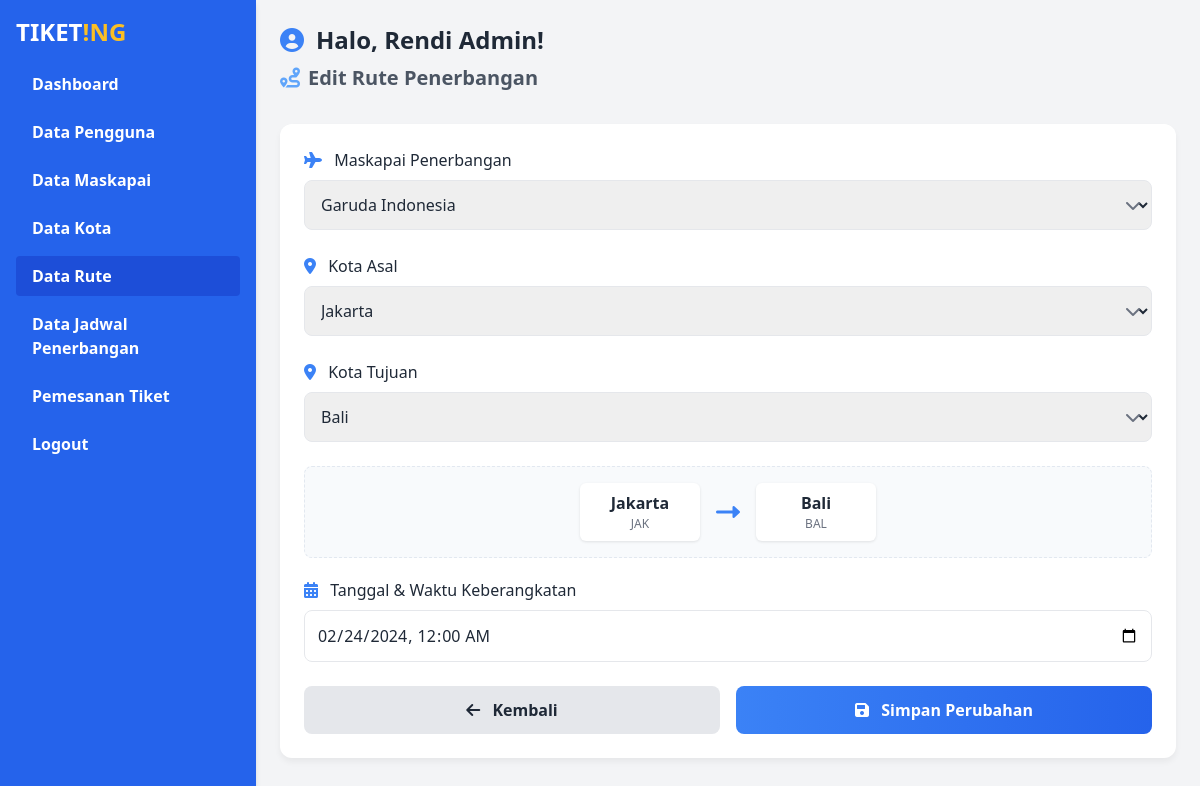
Page /admin/rute/edit.php?id=1 (signed in) on the committed database.
### tables this page shows
CREATE TABLE `rute` (
  `id_rute` int NOT NULL,
  `id_maskapai` int NOT NULL,
  `rute_asal` varchar(100) NOT NULL,
  `rute_tujuan` varchar(100) NOT NULL,
  `tanggal_pergi` date NOT NULL
);

CREATE TABLE `maskapai` (
  `id_maskapai` int NOT NULL,
  `logo_maskapai` text,
  `nama_maskapai` varchar(50) NOT NULL,
  `kapasitas` int NOT NULL
);

### admin/rute/functions.php (called while the page is built, shortened)
<?php
require '../../koneksi.php';
function query($query){
    global $conn;
    $rows = [];
    $result = mysqli_query($conn, $query);
    while($row = mysqli_fetch_assoc($result)){
        $rows[] = $row;
    }
    return $rows;
}

### admin/rute/edit.php (the view, shortened to what this page needs)
<?php
require 'functions.php';
$id = $_GET["id"];
$rute = query("SELECT * FROM rute INNER JOIN maskapai ON maskapai.id_maskapai = rute.id_maskapai WHERE id_rute = '$id'")[0];
?>
<!DOCTYPE html>
<html lang="en">
<head>
    <link href="https://cdn.jsdelivr.net/npm/tailwindcss@2.2.19/dist/tailwind.min.css" rel="stylesheet">
    <link href="https://cdnjs.cloudflare.com/ajax/libs/font-awesome/6.0.0-beta3/css/all.min.css" rel="stylesheet">
</head>
<body class="flex">
    <?php require '../../layouts/sidebar.php'; ?>
    <div class="flex-1 p-6 animate-slide">
        <div class="mb-8">
            <h1 class="text-2xl font-bold text-gray-800 flex items-center">
                <i class="fas fa-user-circle mr-3 text-blue-500"></i>
                Halo, <?= $_SESSION["nama_lengkap"]; ?>!
            </h1>
            <h2 class="text-xl font-semibold text-gray-600 mt-2 flex items-center">
                <i class="fas fa-route mr-2 text-blue-400"></i>
                Edit Rute Penerbangan
            </h2>
        </div>
        <form action="" method="POST" class="form-container p-6 animate-fade">
            <div class="mb-6">
                <label for="id_maskapai" class="form-label block font-medium mb-2">
                    <i class="fas fa-plane mr-2 text-blue-500"></i>
                    Maskapai Penerbangan
                </label>
                <div class="select-container">
                    <select name="id_maskapai" id="id_maskapai"
                        class="form-input w-full p-3 pr-8 rounded-lg focus:outline-none focus:ring-2 focus:ring-blue-500">
                        <option value="<?= $rute["id_maskapai"]; ?>"><?= $rute["nama_maskapai"]; ?></option>
                    </select>
                </div>
            </div>
            <div class="mb-6">
                <label for="rute_asal" class="form-label block font-medium mb-2">
                    <i class="fas fa-map-marker-alt mr-2 text-blue-500"></i>
                    Kota Asal
                </label>
                <div class="select-container">
                    <select name="rute_asal" id="rute_asal"
                        class="form-input w-full p-3 pr-8 rounded-lg focus:outline-none focus:ring-2 focus:ring-blue-500">
                        <option value="<?= $rute["rute_asal"]; ?>"><?= $rute["rute_asal"]; ?></option>
                    </select>
                </div>
            </div>
            <div class="mb-6">
                <label for="rute_tujuan" class="form-label block font-medium mb-2">
                    <i class="fas fa-map-marker-alt mr-2 text-blue-500"></i>
                    Kota Tujuan
                </label>
                <div class="select-container">
                    <select name="rute_tujuan" id="rute_tujuan"
                        class="form-input w-full p-3 pr-8 rounded-lg focus:outline-none focus:ring-2 focus:ring-blue-500">
                        <option value="<?= $rute["rute_tujuan"]; ?>"><?= $rute["rute_tujuan"]; ?></option>
                    </select>
                </div>
            </div>
            <div class="route-preview" id="routePreview">
                <div class="route-city">
                    <div class="city-name" id="previewAsal"><?= $rute["rute_asal"]; ?></div>
                    <div class="airport-code" id="previewAsalCode"><?= substr($rute["rute_asal"], 0, 3); ?></div>
                </div>
                <div class="route-arrow">
                    <i class="fas fa-long-arrow-alt-right"></i>
                </div>
                <div class="route-city">
                    <div class="city-name" id="previewTujuan"><?= $rute["rute_tujuan"]; ?></div>
                    <div class="airport-code" id="previewTujuanCode"><?= substr($rute["rute_tujuan"], 0, 3); ?></div>
                </div>
            </div>
            <div class="mb-6">
                <label for="tanggal_pergi" class="form-label block font-medium mb-2">
                    <i class="fas fa-calendar-alt mr-2 text-blue-500"></i>
                    Tanggal & Waktu Keberangkatan
                </label>
                <input type="datetime-local" name="tanggal_pergi" id="tanggal_pergi"
                    value="<?= date('Y-m-d\TH:i', strtotime($rute["tanggal_pergi"])); ?>"
                    class="form-input w-full p-3 rounded-lg focus:outline-none focus:ring-2 focus:ring-blue-500" required>
            </div>
            <div class="flex space-x-4">
                <a href="index.php"
                   class="flex-1 py-3 bg-gray-200 text-gray-800 font-semibold rounded-lg hover:bg-gray-300 focus:outline-none focus:ring-2 focus:ring-gray-500 focus:ring-offset-2 text-center">
                    <i class="fas fa-arrow-left mr-2"></i> Kembali
                </a>
                <button type="submit" name="edit"
                    class="flex-1 py-3 bg-gradient-to-r from-blue-500 to-blue-600 text-white font-semibold rounded-lg hover:from-blue-600 hover:to-blue-700 focus:outline-none focus:ring-2 focus:ring-blue-500 focus:ring-offset-2">
                    <i class="fas fa-save mr-2"></i> Simpan Perubahan
                </button>
            </div>
        </form>
    </div>
</body>
</html>

### admin/rute/edit.php (style rules this page uses)
:root { --primary: #3b82f6; --primary-light: #eff6ff; --dark: #1f2937; --light: #f9fafb; --gray: #6b7280; }
body { background-color: #f3f4f6; color: var(--dark); }
.animate-fade { animation: fadeIn 0.5s ease-out forwards; }
.animate-slide { animation: slideIn 0.6s ease-out forwards; }
.form-container { background: white; border-radius: 12px; box-shadow: 0 4px 6px rgba(0, 0, 0, 0.05); transition: all 0.3s ease; }
.form-input { transition: all 0.3s ease; border: 1px solid #e5e7eb; }
.form-label { color: var(--dark); transition: all 0.3s ease; }
.route-preview { display: flex; align-items: center; justify-content: center; gap: 16px; margin: 20px 0; padding: 16px; background-color: #f8fafc; border-radius: 8px; border: 1px dashed #e2e8f0; }
.route-city { padding: 8px 16px; background-color: white; border-radius: 6px; box-shadow: 0 1px 3px rgba(0,0,0,0.1); text-align: center; min-width: 120px; }
.route-city .city-name { font-weight: 600; color: var(--dark); }
.route-city .airport-code { font-size: 0.75rem; color: var(--gray); text-transform: uppercase; }
.route-arrow { color: var(--primary); font-size: 1.5rem; }
.select-container { position: relative; }

### rows in the picture
rute: id_maskapai "Garuda Indonesia", rute_asal "Jakarta", rute_tujuan "Bali", tanggal_pergi "02/24/2024 00:00"

### other values in the picture
$_SESSION["nama_lengkap"] "Rendi Admin"
